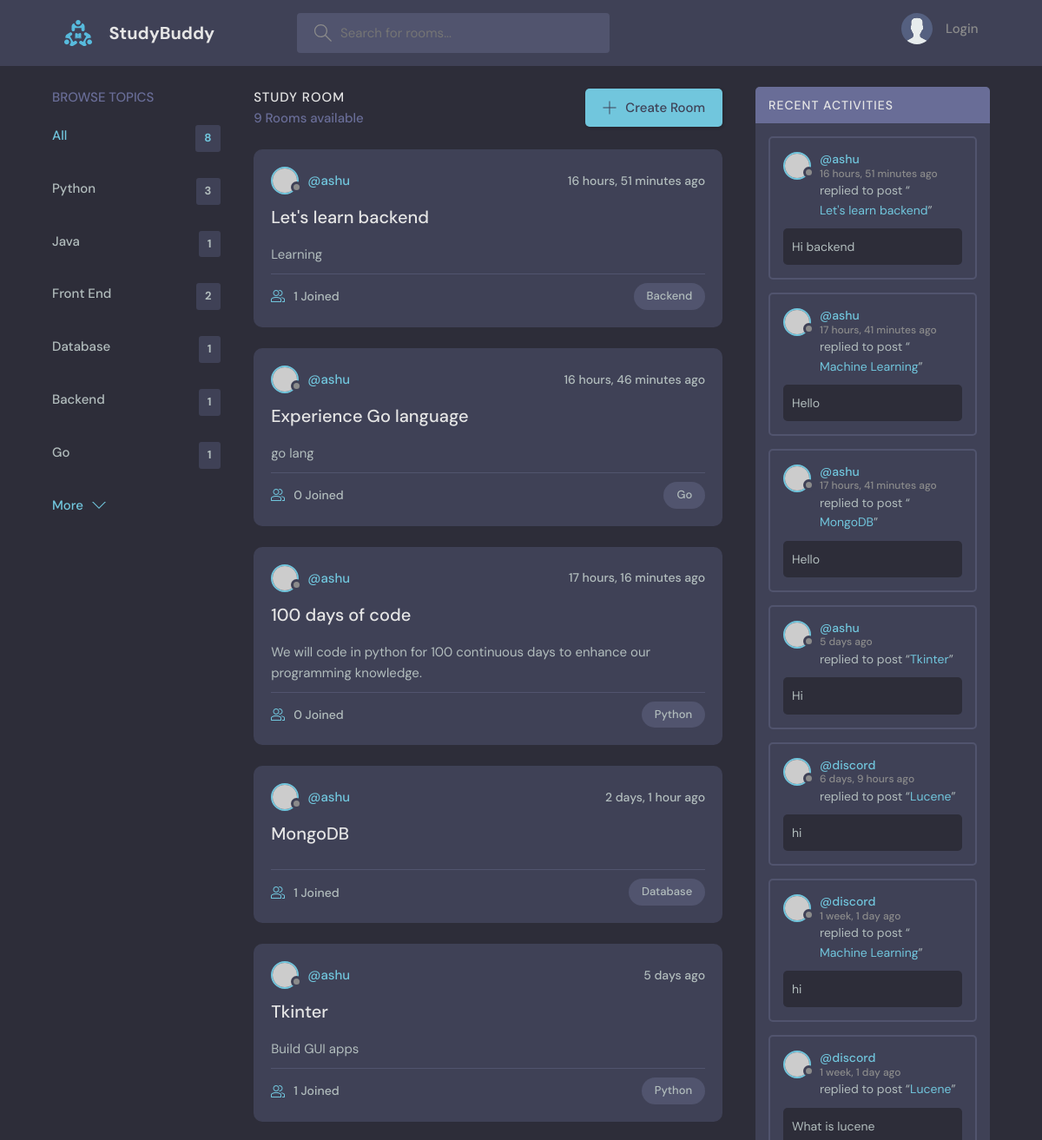
The app's page / (upper part), older data.
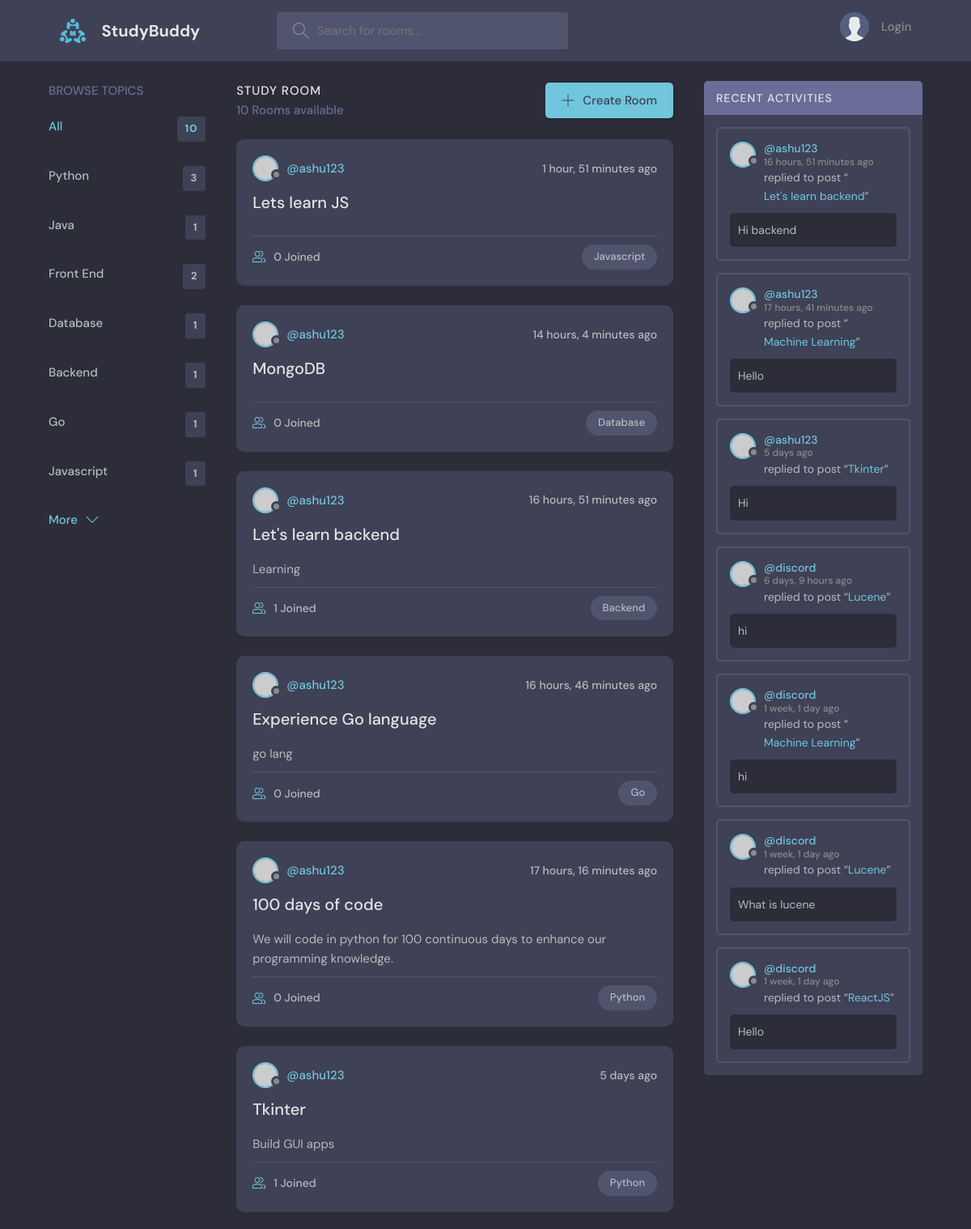
The same page, newer data.
### base/models.py (models this page shows, shortened)
class Topic(models.Model):
    name = models.CharField(max_length=200)

class Room(models.Model):
    host = models.ForeignKey(User, on_delete=models.SET_NULL, null=True)
    topic = models.ForeignKey(Topic,on_delete=models.SET_NULL, null=True)
    name = models.CharField(max_length=200)
    description = models.TextField(null=True, blank=True)
    participants = models.ManyToManyField(User, related_name='participants', blank=True)
    updated = models.DateTimeField(auto_now=True)
    created = models.DateTimeField(auto_now_add=True)
    class Meta:
        ordering = ['-updated', '-created']
    def __str__(self):
        return self.name

class Message(models.Model):
    user = models.ForeignKey(User, on_delete=models.CASCADE)
    room = models.ForeignKey(Room, on_delete=models.CASCADE)
    body = models.TextField()
    updated = models.DateTimeField(auto_now=True)
    created = models.DateTimeField(auto_now_add=True)
    class Meta:
        ordering = ['-updated', '-created']

### base/views.py (the view)
# urls.py: path('', views.home, name='home'),
def home(request):
    q = request.GET.get('q') if request.GET.get('q') else ''
    rooms = Room.objects.filter(
        Q(topic__name__icontains=q) |
        Q(name__icontains=q) |
        Q(host__username__icontains=q)
    )
    topics = Topic.objects.all()
    room_count = rooms.count()
    room_messages = Message.objects.filter(room__topic__name__icontains=q)
    context = {'rooms':rooms, 'topics': topics, 'room_count': room_count, 'room_messages': room_messages}
    return render(request, 'base/home.html', context)

### base/templates/base/home.html (shortened to what this page needs)
  {% extends 'main.html' %}
  {% block content %}
    <main class="layout layout--3">
      <div class="container">
        {% include 'base/topics_component.html' %}
        <div class="roomList">
          <div class="roomList__header">
            <div>
              <h2>Study Room</h2>
              <p>{{room_count}} Rooms available</p>
            </div>
            <a class="btn btn--main" href="{% url 'create-room' %}">
              <svg version="1.1" xmlns="http://www.w3.org/2000/svg" width="32" height="32" viewBox="0 0 32 32">
                <title>add</title>
                <path
                  d="M16.943 0.943h-1.885v14.115h-14.115v1.885h14.115v14.115h1.885v-14.115h14.115v-1.885h-14.115v-14.115z"
                ></path>
              </svg>
              Create Room
            </a>
          </div>
          {% include 'base/rooms_component.html' %}
        </div>
        {% include 'base/activity_feed_component.html' %}
      </div>
    </main>
{% endblock %}

### base/templates/base/topics_component.html (shortened to what this page needs)
<div class="topics">
    <div class="topics__header">
      <h2>Browse Topics</h2>
    </div>
    <ul class="topics__list">
      <li>
        <a href="{% url 'home' %}" class="active">All <span>{{topics.count}}</span></a>
      </li>
      {% for topic in topics %}
      <li>
        {% if topic.room_set.all.count > 0 %}
        <a href="{% url 'home' %}?q={{topic.name}}">{{topic.name}} <span>{{topic.room_set.all.count}}</span> </a>
        {% endif %}
      </li>
      {% endfor %}
    </ul>
    <a class="btn btn--link" href="topics.html">
      More
      <svg version="1.1" xmlns="http://www.w3.org/2000/svg" width="32" height="32" viewBox="0 0 32 32">
        <title>chevron-down</title>
        <path d="M16 21l-13-13h-3l16 16 16-16h-3l-13 13z"></path>
      </svg>
    </a>
  </div>

### base/templates/base/rooms_component.html (shortened to what this page needs)
{% for room in rooms %}
<div class="roomListRoom">
    <div class="roomListRoom__header">
      <a href="{% url 'profile' room.host.id %}" class="roomListRoom__author">
        <div class="avatar avatar--small">
          <img src="https://randomuser.me/api/portraits/women/11.jpg" />
        </div>
        <span>@{{room.host.username}}</span>
      </a>
      <div class="roomListRoom__actions">
        <span>{{room.created|timesince}} ago</span>
      </div>
    </div>
    <div class="roomListRoom__content">
        <a href="{% url 'room' room.id %}">{{room.name}}</a>
      <p>
        {{room.description}}
      </p>
    </div>
    <div class="roomListRoom__meta">
      <a href="{% url 'room' room.id %}" class="roomListRoom__joined">
        {{room.participants.all.count}} Joined
      </a>
      <p class="roomListRoom__topic">{{room.topic.name}}</p>
    </div>
</div>
{% endfor %}

### base/templates/base/activity_feed_component.html (shortened to what this page needs)
<div class="activities">
          <div class="activities__header">
            <h2>Recent Activities</h2>
          </div>
          {% for message in room_messages %}
          <div class="activities__box">
            <div class="activities__boxHeader roomListRoom__header">
              <a href="{% url 'profile' message.user.id %}" class="roomListRoom__author">
                <div class="avatar avatar--small">
                  <img src="https://randomuser.me/api/portraits/women/11.jpg" />
                </div>
                <p>
                    @{{message.user}}
                  <span>{{message.created|timesince}} ago</span>
                </p>
              </a>
            </div>
            <div class="activities__boxContent">
              <p>replied to post “<a href="{% url 'room' message.room.id %}">{{message.room}}</a>”</p>
              <div class="activities__boxRoomContent">
                {{message.body}}
              </div>
            </div>
          </div>
          {% endfor %}
        </div>

Row changes from the older to the newer data that the page shows:
removed Room: host.username "ashu", created "2 days, 1 hour", name "MongoDB", participants.all.count "1", topic.name "Database"
removed Message: user "ashu", created "17 hours, 41 minutes", room "MongoDB", body "Hello"
added Topic: name "Javascript", room_set.all.count "1"
added Room: host.username "ashu123", created "1 hour, 51 minutes", name "Lets learn JS", participants.all.count "0", topic.name "Javascript"
added Room: host.username "ashu123", created "14 hours, 4 minutes", name "MongoDB", participants.all.count "0", topic.name "Database"
changed through a linked row, Room "Let's learn backend": host.username "ashu" → "ashu123"
changed through a linked row, Room "Experience Go language": host.username "ashu" → "ashu123"
changed through a linked row, Room "100 days of code": host.username "ashu" → "ashu123"
changed through a linked row, Room "Tkinter": host.username "ashu" → "ashu123"
changed through a linked row, Message "Hi backend": user "ashu" → "ashu123"
changed through a linked row, Message "17 hours, 41 minutes": user "ashu" → "ashu123"
changed through a linked row, Message "Hi": user "ashu" → "ashu123"
now on this page (row unchanged): Message: user "discord", created "1 week, 1 day", room "ReactJS", body "Hello"
Text that changed along with them:
{{ topics.count }}: "8" → "10"
{{ room_count }}: "9" → "10"
